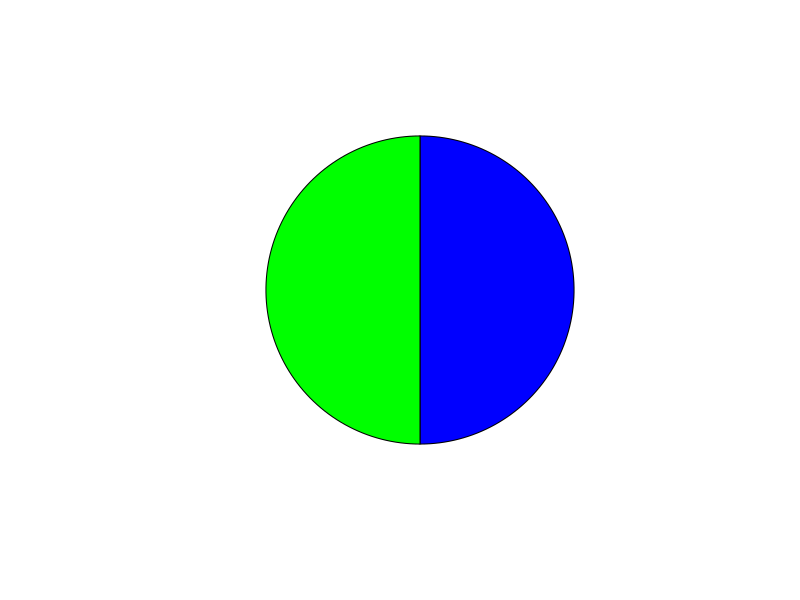
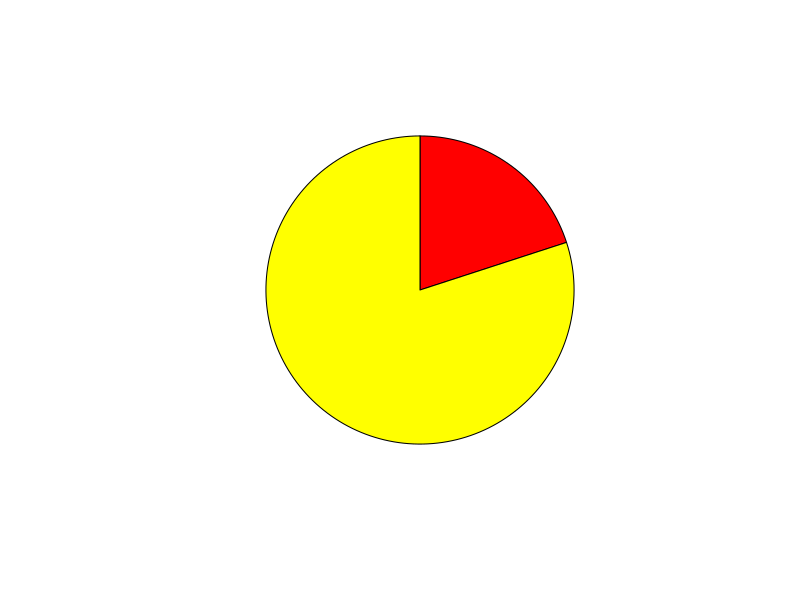
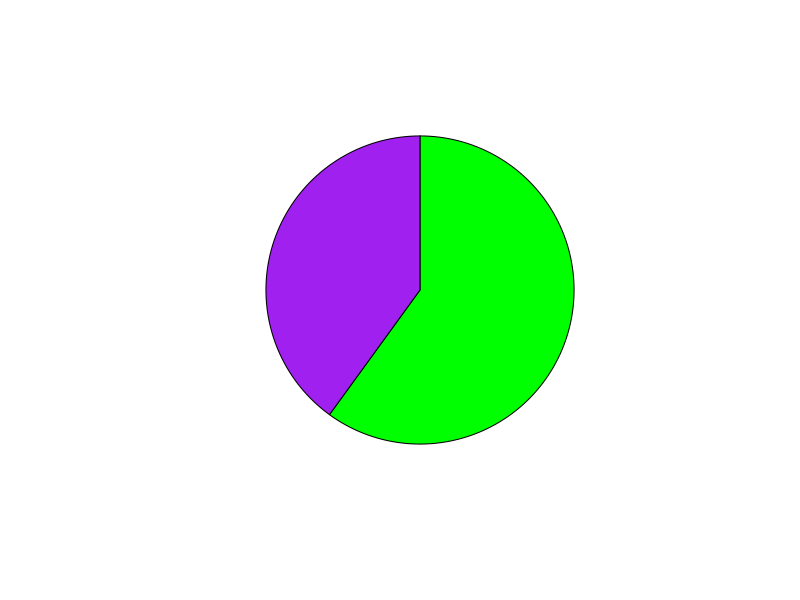

Reproduce these figures in R, in order.
## ---- chunk 1
pieData <- list(
  A = list(
    area = c(0.5, 0.5),
    color = c("blue", "green")),
  B = list(
    area = c(0.2, 0.8),
    color = c("red", "yellow")),
  C = list(
    area = c(0.6, 0.4),
    color = c("green", "purple"))
  )

plotPie <- function(inData){
  names(inData$area) <- ""
  pie(inData$area, col=inData$color, clockwise=TRUE)
}

plotPie(pieData[["A"]])
plotPie(pieData[["B"]])
plotPie(pieData[["C"]])
